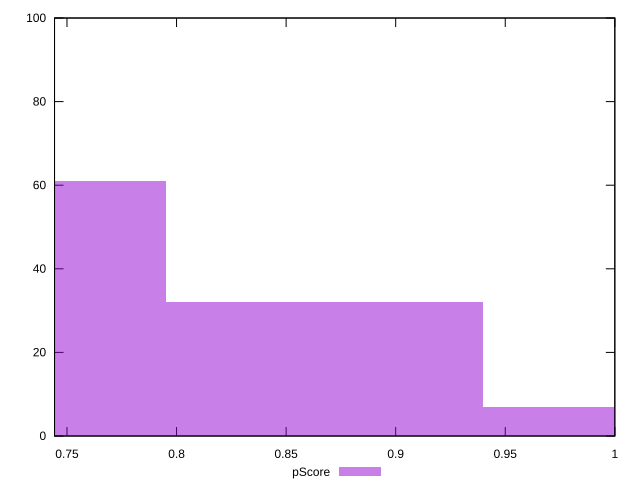

Here is the gnuplot script that generated this plot:
reset

$pScore <<EOF
0.7228468267981467 61
0.867416192157776 32
1.0119855575174053 7
EOF

set key outside below
set boxwidth 0.14456936535962933
set xrange [0.7443177777777777:1]
set yrange [0:100]
set trange [0:100]
set style fill transparent solid 0.5 noborder
set terminal svg size 640, 490 enhanced background rgb 'white'
set output "reprap/uses-rel-preconnect/samples/pages+cached+noexternal/pScore/histogram.svg"

plot $pScore title "pScore" with boxes

reset
